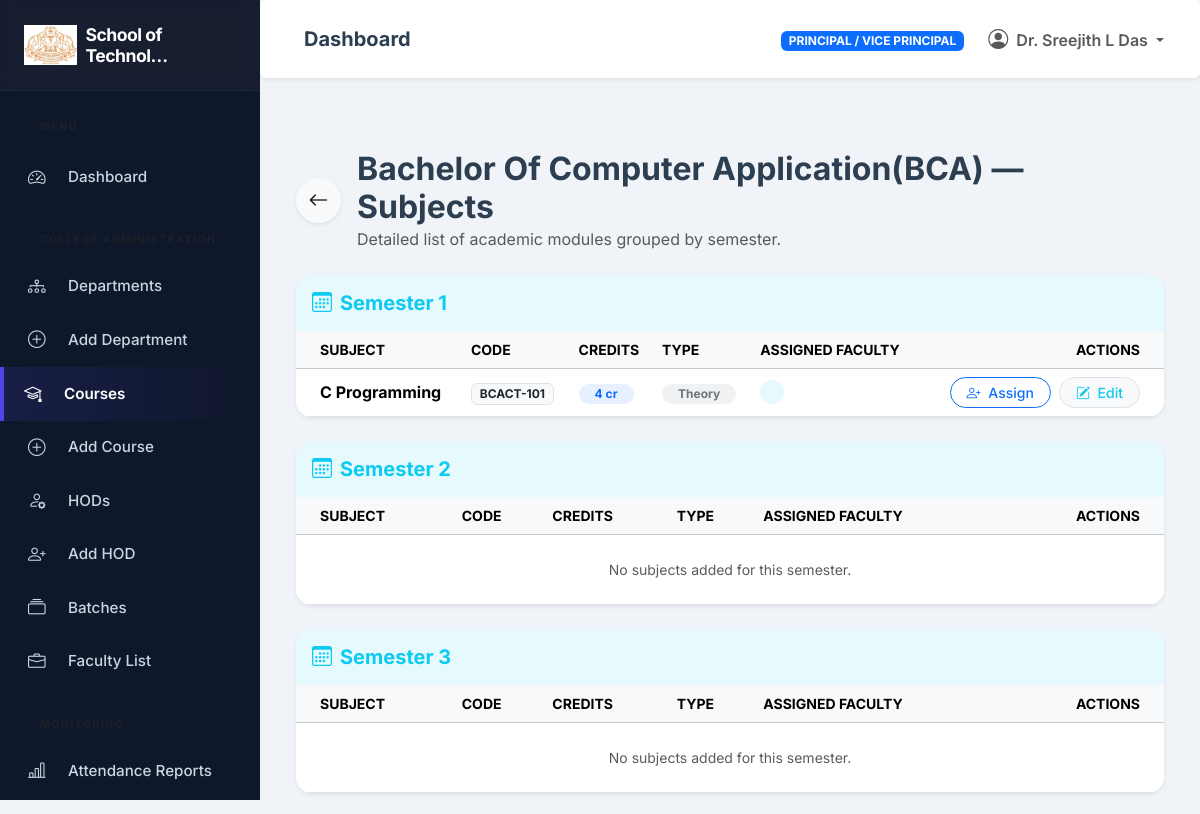
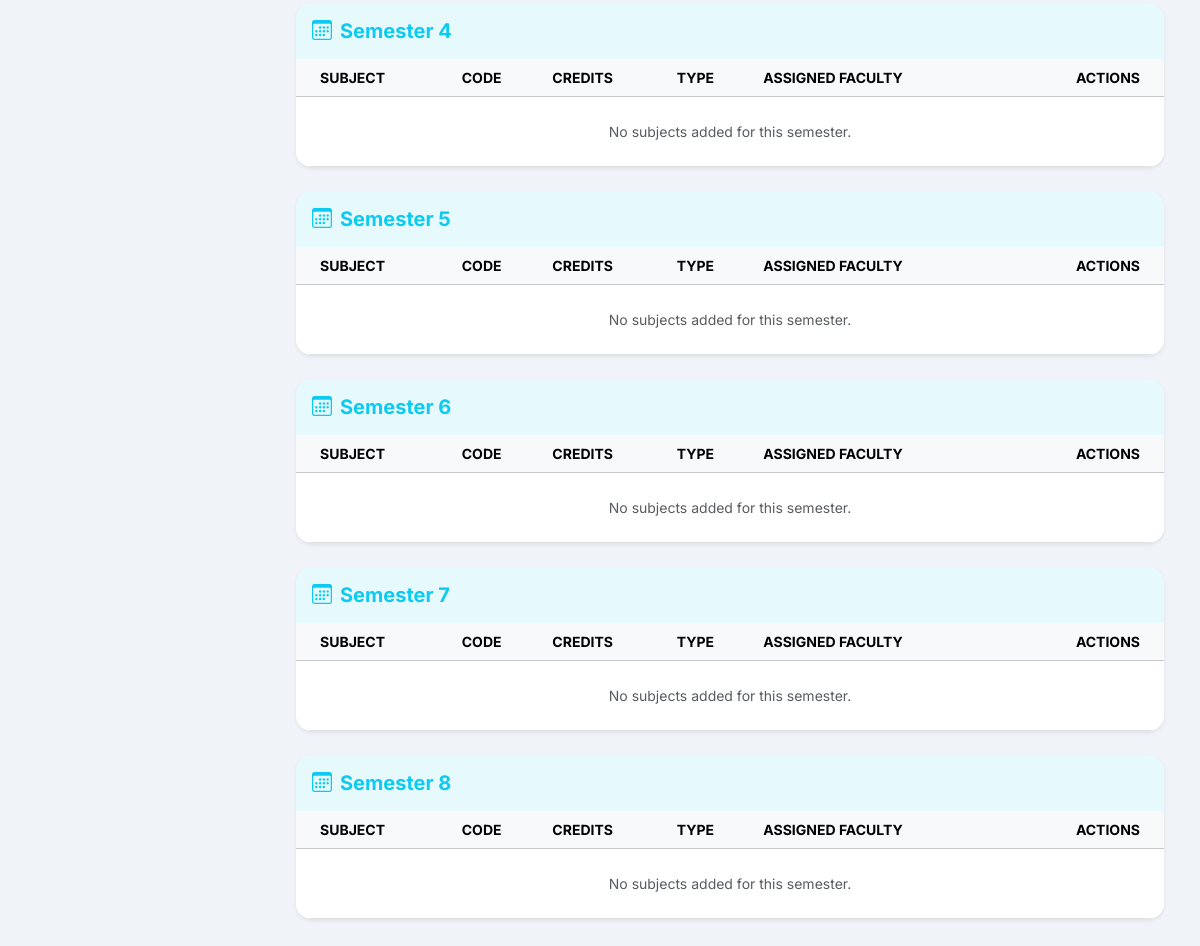
The page /courses/subjects/course/2/ (signed in) on the database its author committed (2 pictures, top to bottom).
### institutions/models.py (models this page shows, shortened)
class Institution(models.Model):
    institution_name = models.CharField(max_length=255)
    institution_code = models.CharField(max_length=50, unique=True)
    location = models.TextField()
    principal = models.OneToOneField(settings.AUTH_USER_MODEL, on_delete=models.SET_NULL, null=True, blank=True, related_name='principal_of', limit_choices_to={'role': 'INSTITUTION_ADMIN'})
    vice_principal = models.OneToOneField(settings.AUTH_USER_MODEL, on_delete=models.SET_NULL, null=True, blank=True, related_name='vice_principal_of', limit_choices_to={'role': 'INSTITUTION_ADMIN'})
    contact_email = models.EmailField()
    contact_phone = models.CharField(max_length=20, null=True, blank=True)
    logo = models.ImageField(upload_to='institutions/logos/', null=True, blank=True)
    established_date = models.DateField(null=True, blank=True)
    is_active = models.BooleanField(default=True)
    created_at = models.DateTimeField(auto_now_add=True)
    updated_at = models.DateTimeField(auto_now=True)
    @property
    def name(self):
        return self.institution_name

### accounts/models.py (models this page shows, shortened)
class User(AbstractUser):
    class Role(models.TextChoices):
        SUPER_ADMIN = 'SUPER_ADMIN', 'CPAS Admin'
        INSTITUTION_ADMIN = 'INSTITUTION_ADMIN', 'Principal / Vice Principal'
        HOD = 'HOD', 'HOD'
        FACULTY = 'FACULTY', 'Faculty'
        STUDENT = 'STUDENT', 'Student'
    email = models.EmailField(_('email address'), unique=True)
    role = models.CharField(max_length=20, choices=Role.choices, default=Role.STUDENT)
    phone_number = models.CharField(max_length=15, blank=True, null=True)
    profile_picture = models.ImageField(upload_to='profiles/', null=True, blank=True)
    USERNAME_FIELD = 'email'
    REQUIRED_FIELDS = []
    objects = CustomUserManager()
    @property
    def is_super_admin(self):
        return self.role == self.Role.SUPER_ADMIN or self.is_superuser
    @property
    def is_institution_admin(self):
        return self.role == self.Role.INSTITUTION_ADMIN
    @property
    def is_hod(self):
        return self.role == self.Role.HOD
    @property
    def is_faculty(self):
        return self.role == self.Role.FACULTY
    @property
    def is_student(self):
        return self.role == self.Role.STUDENT

### courses/models.py (models this page shows, shortened)
class Course(models.Model):
    institution = models.ForeignKey(Institution, on_delete=models.CASCADE, related_name='courses')
    department = models.ForeignKey(Department, on_delete=models.CASCADE, related_name='courses')
    course_name = models.CharField(max_length=255)
    course_code = models.CharField(max_length=50)
    duration_years = models.PositiveIntegerField(default=3)
    total_semesters = models.PositiveIntegerField(default=6)
    intake_capacity = models.PositiveIntegerField(default=60)
    description = models.TextField(blank=True, null=True, help_text="Detailed overview of the course.")
    eligibility = models.TextField(blank=True, null=True, help_text="Eligibility criteria for admission.")
    is_featured = models.BooleanField(default=False, help_text="Display this course on the public homepage featured section.")
    icon_class = models.CharField(max_length=50, default='bi-mortarboard', help_text="Bootstrap icon class (e.g. bi-laptop, bi-shield-lock, bi-cpu).")
    is_active = models.BooleanField(default=True)
    created_at = models.DateTimeField(auto_now_add=True)
    class Meta:
        unique_together = (('department', 'course_code'), ('institution', 'course_code'))
        ordering = ['created_at']

class Semester(models.Model):
    course = models.ForeignKey(Course, on_delete=models.CASCADE, related_name='semesters')
    semester_number = models.PositiveIntegerField()
    is_active = models.BooleanField(default=True)
    class Meta:
        unique_together = ('course', 'semester_number')

class Subject(models.Model):
    class SubjectType(models.TextChoices):
        THEORY = 'THEORY', 'Theory'
        LAB = 'LAB', 'Laboratory'
        ELECTIVE = 'ELECTIVE', 'Elective'
    semester = models.ForeignKey(Semester, on_delete=models.CASCADE, related_name='subjects')
    subject_name = models.CharField(max_length=255)
    subject_code = models.CharField(max_length=50)
    credits = models.PositiveIntegerField(default=4)
    weekly_hours = models.PositiveSmallIntegerField(default=4)
    subject_type = models.CharField(
        max_length=20,
        choices=SubjectType.choices,
        default=SubjectType.THEORY
    )
    assigned_faculty = models.ManyToManyField(
        'faculty.Faculty',
        blank=True,
        related_name='assigned_subjects',
    )
    is_active = models.BooleanField(default=True)
    class Meta:
        unique_together = ('semester', 'subject_code')
        verbose_name_plural = 'Subjects'

### courses/views.py (the view)
# urls.py: path('subjects/course/<int:course_id>/', views.course_subject_detail, name='course_subject_detail'),
@login_required
@hod_required
def course_subject_detail(request, course_id):
    course = get_object_or_404(Course, pk=course_id)
    semesters = Semester.objects.filter(course=course).prefetch_related('subjects').order_by('semester_number')
    return render(request, 'courses/course_subject_detail.html', {
        'course': course,
        'semesters_with_subjects': semesters
    })

### courses/templates/courses/course_subject_detail.html (shortened to what this page needs)
{% extends 'base_dashboard.html' %}
{% block dashboard_content %}
<div class="container-fluid py-4">
    <div class="d-flex align-items-center mb-4 gap-3">
        <a href="{% url 'courses:subject_list' %}" class="btn btn-light rounded-circle shadow-sm" style="width:45px;height:45px;display:flex;align-items:center;justify-content:center;">
            <i class="bi bi-arrow-left fs-5"></i>
        </a>
        <div>
            <h2 class="fw-bold mb-0">{{ course.course_name }} — Subjects</h2>
            <p class="text-muted mb-0">Detailed list of academic modules grouped by semester.</p>
        </div>
    </div>
    {% for semester in semesters_with_subjects %}
    <div class="card border-0 shadow-sm rounded-4 mb-4 overflow-hidden">
        <div class="card-header bg-info bg-opacity-10 border-0 p-3">
            <h5 class="fw-bold mb-0 text-info">
                <i class="bi bi-calendar3 me-2"></i>Semester {{ semester.semester_number }}
            </h5>
        </div>
        <div class="table-responsive">
            <table class="table table-hover align-middle mb-0">
                <thead class="table-light text-uppercase small text-muted">
                    <tr>
                        <th class="ps-4">Subject</th>
                        <th>Code</th>
                        <th>Credits</th>
                        <th>Type</th>
                        <th>Assigned Faculty</th>
                        <th class="text-end pe-4">Actions</th>
                    </tr>
                </thead>
                <tbody>
                    {% for subject in semester.subjects.all %}
                    <tr>
                        <td class="ps-4 fw-bold">{{ subject.subject_name }}</td>
                        <td><span class="badge bg-light text-dark border">{{ subject.subject_code }}</span></td>
                        <td><span class="badge bg-primary bg-opacity-10 text-primary rounded-pill px-3">{{ subject.credits }} cr</span></td>
                        <td><span class="badge bg-secondary bg-opacity-10 text-secondary rounded-pill px-3">{{ subject.get_subject_type_display }}</span></td>
                        <td>
                            {% if subject.assigned_faculty %}
                                <div class="d-flex align-items-center gap-2">
                                    <div class="rounded-circle bg-info bg-opacity-10 text-info d-flex align-items-center justify-content-center" style="width: 24px; height: 24px; font-size: 0.7rem;">
                                    </div>
                                </div>
                            {% else %}
                                <span class="text-muted small">Not Assigned</span>
                            {% endif %}
                        </td>
                        <td class="text-end pe-4">
                            <div class="d-flex justify-content-end gap-2">
                                <a href="{% url 'courses:assign_faculty' subject.pk %}" class="btn btn-sm btn-outline-primary rounded-pill px-3">
                                    <i class="bi bi-person-plus me-1"></i> Assign
                                </a>
                                <a href="{% url 'courses:subject_edit' subject.pk %}" class="btn btn-sm btn-light border text-info rounded-pill px-3">
                                    <i class="bi bi-pencil-square me-1"></i> Edit
                                </a>
                            </div>
                        </td>
                    </tr>
                    {% empty %}
                    <tr>
                        <td colspan="6" class="text-center py-4 text-muted small italic">No subjects added for this semester.</td>
                    </tr>
                    {% endfor %}
                </tbody>
            </table>
        </div>
    </div>
    {% empty %}
    <div class="text-center py-5 text-muted">
        <i class="bi bi-journal-x fs-1 d-block mb-3"></i>
        No semesters found for this course.
    </div>
    {% endfor %}
</div>
{% endblock %}

### templates/includes/sidebar.html (shortened to what this page needs)
<nav id="sidebar">
    <div class="sidebar-header">
        <a href="{% url 'dashboard:index' %}" class="text-decoration-none">
            <h4 class="mb-0 fw-bold d-flex align-items-center text-white">
                {% if current_institution and current_institution.logo %}
                    <img src="{{ current_institution.logo.url }}" alt="{{ current_institution.name }}" class="me-2" style="max-height: 40px; width: auto; object-fit: contain;">
                {% else %}
                    <i class="bi bi-mortarboard-fill me-2 text-primary"></i>
                {% endif %}
                <span style="font-size: 1.1rem; letter-spacing: -0.5px;">
                    {% if current_institution %}
                        {{ current_institution.name|truncatechars:18 }}
                    {% else %}
                        CPAS ERP
                    {% endif %}
                </span>
            </h4>
        </a>
    </div>
    <ul class="list-unstyled components">
        <p class="text-uppercase fw-bold ms-3 mb-2 text-muted" style="font-size:0.65rem;">Menu</p>
        <li class="{% if '/dashboard/' in request.path %}active{% endif %}">
            {% if user.is_super_admin %}
                <a href="{% url 'dashboard:admin_dashboard' %}"><i class="bi bi-speedometer2 me-2"></i> Dashboard</a>
            {% elif user.is_institution_admin %}
                <a href="{% url 'dashboard:principal_dashboard' %}"><i class="bi bi-speedometer2 me-2"></i> Dashboard</a>
            {% elif user.is_hod %}
                <a href="{% url 'dashboard:hod_dashboard' %}"><i class="bi bi-speedometer2 me-2"></i> Dashboard</a>
            {% elif user.is_faculty %}
                <a href="{% url 'dashboard:faculty_dashboard' %}"><i class="bi bi-speedometer2 me-2"></i> Dashboard</a>
            {% elif user.is_student %}
                <a href="{% url 'dashboard:student_dashboard' %}"><i class="bi bi-speedometer2 me-2"></i> Dashboard</a>
            {% else %}
                <a href="{% url 'accounts:login' %}"><i class="bi bi-speedometer2 me-2"></i> Dashboard</a>
            {% endif %}
        </li>
        {% if user.is_institution_admin %}
        <p class="text-uppercase fw-bold ms-3 mt-3 mb-1 text-muted" style="font-size:0.65rem;">College Administration</p>
        <li><a href="{% url 'departments:department_list' %}"><i class="bi bi-diagram-3 me-2"></i> Departments</a></li>
        <li><a href="{% url 'departments:department_add' %}"><i class="bi bi-plus-circle me-2"></i> Add Department</a></li>
        <li><a href="{% url 'courses:course_list' %}"><i class="bi bi-mortarboard me-2"></i> Courses</a></li>
        <li><a href="{% url 'courses:course_add' %}"><i class="bi bi-plus-circle me-2"></i> Add Course</a></li>
        <li><a href="{% url 'departments:manage_hods' %}"><i class="bi bi-person-gear me-2"></i> HODs</a></li>
        <li><a href="{% url 'departments:add_hod' %}"><i class="bi bi-person-plus me-2"></i> Add HOD</a></li>
        <li><a href="{% url 'students:batch_list' %}"><i class="bi bi-collection me-2"></i> Batches</a></li>
        <li><a href="{% url 'faculty:faculty_list' %}"><i class="bi bi-briefcase me-2"></i> Faculty List</a></li>
        <p class="text-uppercase fw-bold ms-3 mt-3 mb-1 text-muted" style="font-size:0.65rem;">Monitoring</p>
        <li><a href="{% url 'attendance:attendance_report' %}"><i class="bi bi-bar-chart-line me-2"></i> Attendance Reports</a></li>
        <li><a href="{% url 'examinations:exam_list' %}"> Examinations</a></li>
        {% endif %}
    </ul>
</nav>

### templates/includes/navbar.html (shortened to what this page needs)
<nav class="navbar navbar-expand-lg navbar-light bg-white rounded shadow-sm mb-4 p-3">
    <div class="container-fluid">
        <h5 class="mb-0 ms-3 fw-bold text-gray-800 d-none d-md-block">
            {% block page_title %}Dashboard{% endblock %}
        </h5>
        <div class="collapse navbar-collapse d-flex justify-content-end" id="navbarSupportedContent">
            <ul class="nav navbar-nav ml-auto align-items-center">
                <li class="nav-item me-3">
                    <span class="badge bg-primary text-uppercase px-2 py-1">{{ user.get_role_display }}</span>
                </li>
                <li class="nav-item dropdown">
                    <a class="nav-link dropdown-toggle fw-semibold" href="#" id="navbarDropdown" role="button" data-bs-toggle="dropdown">
                        <i class="bi bi-person-circle fs-5 me-1"></i> {{ user.get_full_name|default:user.email }}
                    </a>
                </li>
            </ul>
        </div>
    </div>
</nav>

### rows shown on the page
Institution: logo (picture), name "School of Technol…"
User: role "PRINCIPAL / VICE PRINCIPAL", get_full_name "Dr. Sreejith L Das"
Course: course_name "Bachelor Of Computer Application(BCA)"
Semester: semester_number "1"
Subject: subject_name "C Programming", subject_code "BCACT-101", credits "4", subject_type "Theory"
Semester: semester_number "2"
Semester: semester_number "3"
Semester: semester_number "4"
Semester: semester_number "5"
Semester: semester_number "6"
Semester: semester_number "7"
Semester: semester_number "8"
